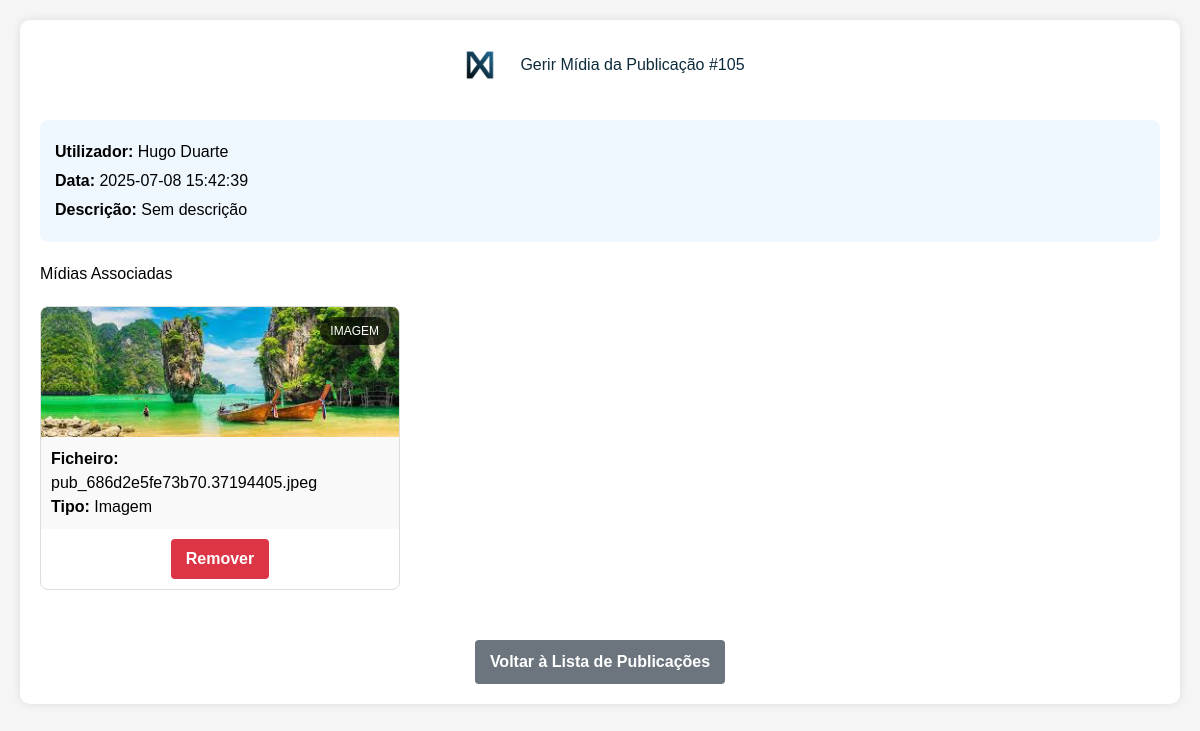
Page /admin/gerir_publicacao_media.php?id=105 (signed in) on the committed database.
### tables this page shows
CREATE TABLE `publicacao` (
  `idpublicacao` int(11) NOT NULL,
  `idutilizador` int(10) NOT NULL,
  `descricao` varchar(500) DEFAULT NULL,
  `data` datetime NOT NULL
);

CREATE TABLE `utilizador` (
  `idutilizador` int(11) NOT NULL,
  `nome` varchar(200) NOT NULL,
  `email` varchar(200) NOT NULL,
  `user` varchar(20) NOT NULL,
  `telemovel` int(9) NOT NULL,
  `data_nascimento` date NOT NULL,
  `data_registo` date NOT NULL,
  `pass` varchar(41) NOT NULL,
  `pais` varchar(255) DEFAULT NULL,
  `ft_perfil` longblob DEFAULT NULL,
  `ft_capa` longblob DEFAULT NULL,
  `id_tipos_utilizador` int(11) NOT NULL
);

CREATE TABLE `publicacao_media` (
  `id` int(11) NOT NULL,
  `idpublicacao` int(11) NOT NULL,
  `media` varchar(255) NOT NULL,
  `tipo` enum('imagem','video') NOT NULL,
  `ordem` int(11) NOT NULL DEFAULT 1,
  `data_upload` timestamp NOT NULL DEFAULT current_timestamp()
);

### admin/gerir_publicacao_media.php (the view, shortened to what this page needs)
<?php
require "../ligabd.php";
$idpublicacao = (int) $_GET['id'];
$sql_publicacao = "SELECT p.*, u.nome
                   FROM publicacao p
                   JOIN utilizador u ON p.idutilizador = u.idutilizador
                   WHERE p.idpublicacao = ?";
$stmt = mysqli_prepare($con, $sql_publicacao);
mysqli_stmt_bind_param($stmt, "i", $idpublicacao);
mysqli_stmt_execute($stmt);
$result = mysqli_stmt_get_result($stmt);
$publicacao = mysqli_fetch_assoc($result);
$sql_media = "SELECT * FROM publicacao_media WHERE idpublicacao = ? ORDER BY tipo";
$stmt = mysqli_prepare($con, $sql_media);
mysqli_stmt_bind_param($stmt, "i", $idpublicacao);
mysqli_stmt_execute($stmt);
$medias = mysqli_stmt_get_result($stmt);
?>
<!DOCTYPE html>
<html lang="pt">
<head>
    <script src="https://cdn.jsdelivr.net/npm/@tailwindcss/browser@4"></script>
</head>
<body>
    <div class="container">
        <h1><img src="../imagens/logo.png" alt="Logo"> Gerir Mídia da Publicação #<?= $idpublicacao ?></h1>
        <div class="publicacao-info">
            <p><strong>Utilizador:</strong> <?= htmlspecialchars($publicacao['nome']) ?></p>
            <p><strong>Data:</strong> <?= $publicacao['data'] ?></p>
            <p><strong>Descrição:</strong>
                <?= !empty($publicacao['descricao']) ? htmlspecialchars($publicacao['descricao']) : 'Sem descrição' ?>
            </p>
        </div>
        <h2>Mídias Associadas</h2>
        <?php if (mysqli_num_rows($medias) > 0): ?>
            <div class="media-grid">
                <?php while ($media = mysqli_fetch_assoc($medias)): ?>
                    <div class="media-item">
                        <?php if ($media['tipo'] === 'imagem'): ?>
                            <img src="../main/publicacoes/<?= htmlspecialchars($media['media']) ?>" alt="Imagem da publicação">
                        <?php endif; ?>
                        <div class="media-type"><?= strtoupper($media['tipo']) ?></div>
                        <div class="media-info">
                            <p><strong>Ficheiro:</strong> <?= htmlspecialchars($media['media']) ?></p>
                            <p><strong>Tipo:</strong> <?= ucfirst($media['tipo']) ?></p>
                        </div>
                        <form method="post" class="media-actions">
                            <button type="submit" name="remover_media" class="btn btn-remover"
                                onclick="return confirm('Tem a certeza que deseja remover esta mídia?')">
                                Remover
                            </button>
                        </form>
                    </div>
                <?php endwhile; ?>
            </div>
        <?php else: ?>
            <div class="no-media">
                <p>Esta publicação não tem mídias associadas.</p>
            </div>
        <?php endif; ?>
        <div style="text-align: center; margin-top: 30px;">
            <a href="publicacoes.php" class="btn btn-voltar">Voltar à Lista de Publicações</a>
        </div>
    </div>
</body>
</html>

### admin/gerir_publicacao_media.php (style rules this page uses)
body { font-family: Arial, sans-serif; background-color: #f5f5f5; margin: 0; padding: 20px; }
.container { max-width: 1200px; margin: 0 auto; background-color: white; padding: 20px; border-radius: 10px; box-shadow: 0 0 10px rgba(0, 0, 0, 0.1); }
h1 { color: #0e2b3b; text-align: center; margin-bottom: 30px; display: flex; align-items: center; justify-content: center; }
h1 img { width: 50px; height: auto; margin-right: 15px; }
.publicacao-info { background-color: #f0f8ff; padding: 15px; border-radius: 8px; margin-bottom: 20px; }
.publicacao-info p { margin: 5px 0; }
.media-grid { display: grid; grid-template-columns: repeat(auto-fill, minmax(300px, 1fr)); gap: 20px; margin-top: 20px; }
.media-item { border: 1px solid #ddd; border-radius: 8px; overflow: hidden; position: relative; }
.media-item img { width: 100%; height: auto; display: block; }
.media-info { padding: 10px; background-color: #f9f9f9; }
.media-actions { display: flex; justify-content: center; padding: 10px; }
.btn { padding: 8px 15px; border: none; border-radius: 4px; cursor: pointer; font-weight: bold; margin: 0 5px; }
.btn-remover { background-color: #dc3545; color: white; }
.btn-voltar { background-color: #6c757d; color: white; text-decoration: none; display: inline-block; padding: 10px 15px; margin-top: 20px; }
.media-type { position: absolute; top: 10px; right: 10px; background-color: rgba(0, 0, 0, 0.7); color: white; padding: 5px 10px; border-radius: 20px; font-size: 12px; }

### rows in the picture
publicacao: idutilizador.nome "Hugo Duarte", data "2025-07-08 15:42:39"
publicacao_media: media (picture), tipo "IMAGEM", media "pub_686d2e5fe73b70.37194405.jpeg", tipo "Imagem"

### other values in the picture
$idpublicacao "105"
